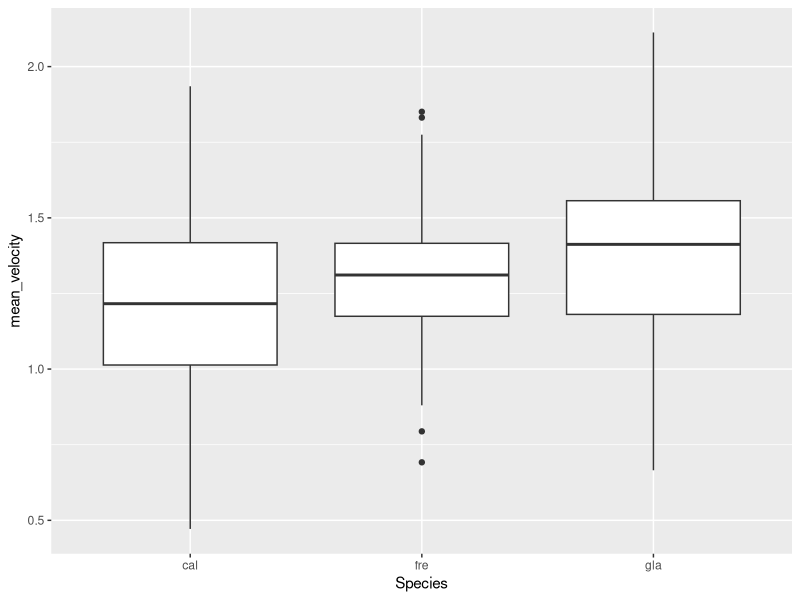
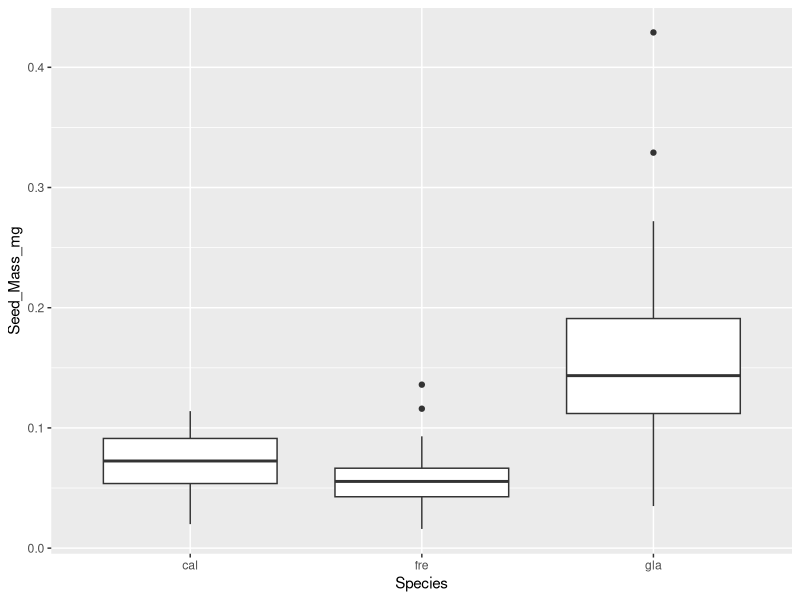
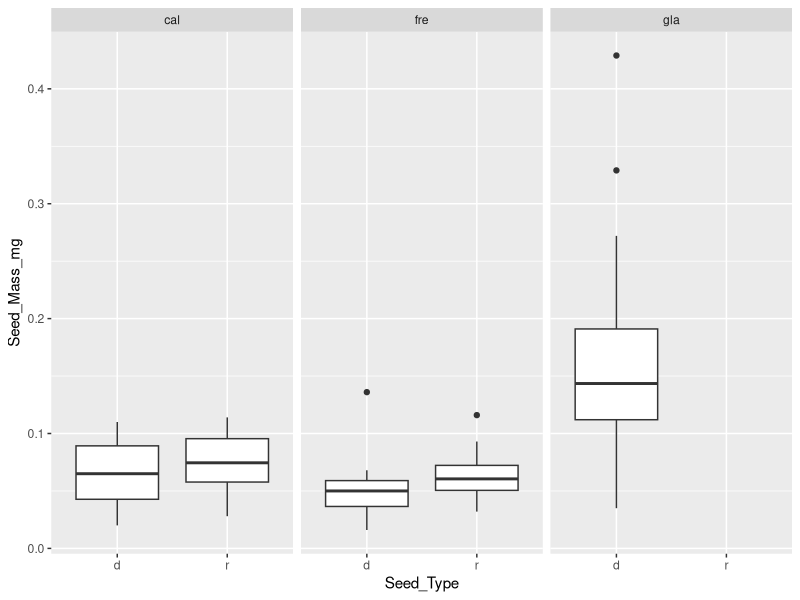
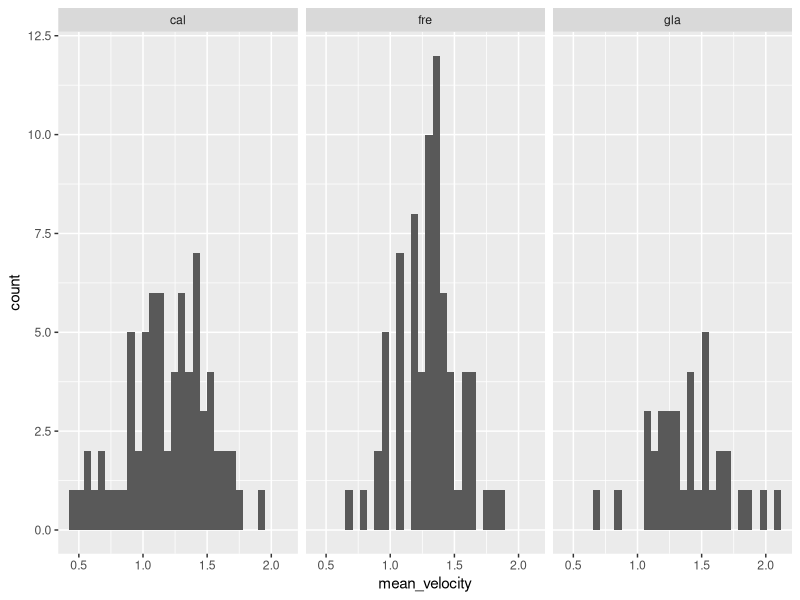
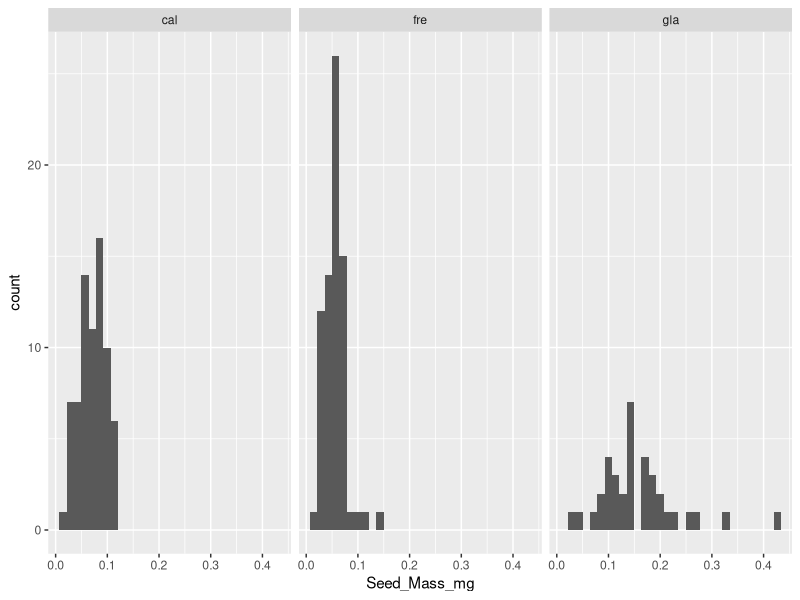
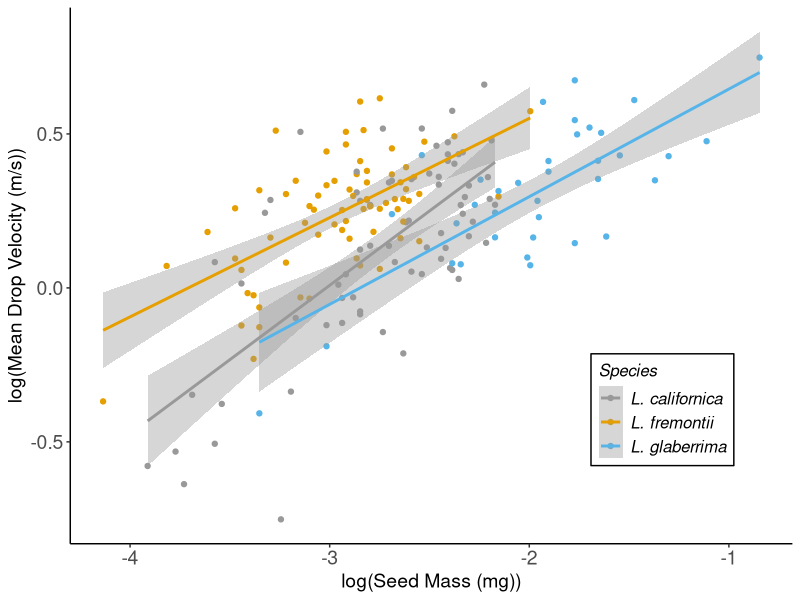
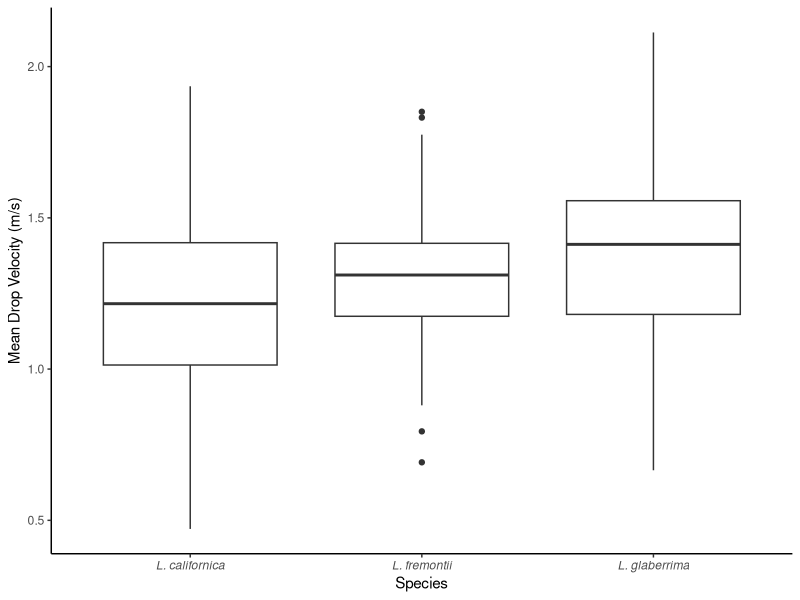
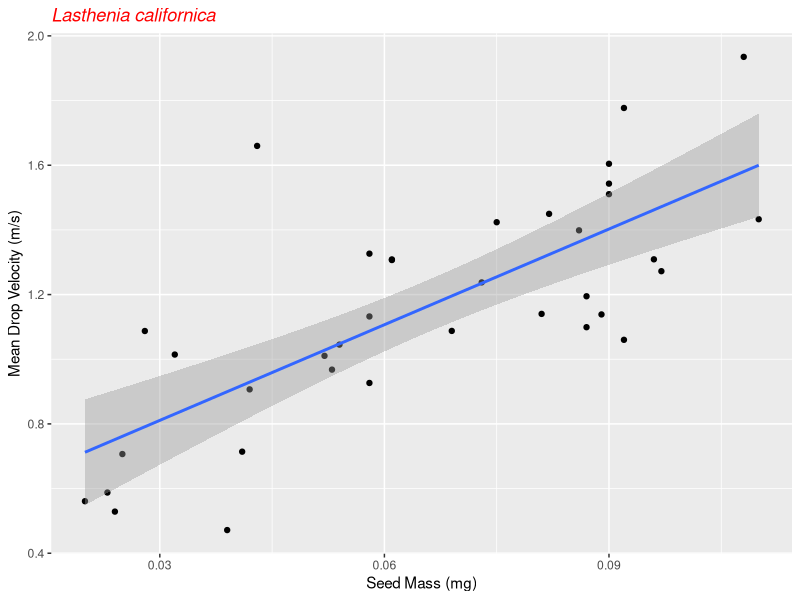

Reproduce these figures in R, in order.
#### Drop Tube Data Analysis 2: Data Analysis and Visualization

# Courtney Van Den Elzen

# Original: 2019

# Latest Update: January 2023 (syntax update for Jan 2023 version compatibility)

# Description: This script reformats the dataframes to being mean velocity 
#              instead of having all velocity measurements. It then builds plots 
#              and linear models of seed mass and species effects on velocity 
#              (both raw measurements and means)


### ------------------
### Load Packages -------

library(lme4)
library(tidyverse)
library(nlme)


### ------------------
### Read In Data  -------

dt_data <- read.csv("./Data/Drop Tube Study/Drop Tube Cleaned Data - Expanded.csv")

### ------------------
### Clean Data -------

# drop NAs from the dataframe
dt_data <- drop_na(dt_data) 

# Create data frame of the average velocity value for each video

# In "Drop Tube Data Analysis 1.R" the first and last three measurements were 
# dropped due to boundary issues. This is the average of the measurements that 
# are left after that boundary cropping
dt_data_means <- dplyr::summarize(
  group_by(dt_data, 
           Video_Code, 
           Species, 
           Plant_ID, 
           Seed_Type, 
           Seed_Mass_mg), 
  mean_velocity = mean(Velocity_Vals_m_sec))

# Break down means df by species 
dt_data_means_cal <- filter(dt_data_means, Species == "cal")
dt_data_means_fre <- filter(dt_data_means, Species == "fre")
dt_data_means_gla <- filter(dt_data_means, Species == "gla")

# Further break down by seed type as well
dt_data_means_cal_disc <- filter(dt_data_means, Species == "cal", Seed_Type == "d")
dt_data_means_fre_disc <- filter(dt_data_means, Species == "fre", Seed_Type == "d")

### ------------------
### Data Visualization -------

# Species by mean velocity boxplot
ggplot(dt_data_means, aes(Species, mean_velocity)) + geom_boxplot()

# Seed mass by species boxplot
ggplot(dt_data_means, aes(Species, Seed_Mass_mg)) + geom_boxplot()

# Seed mass by seed type boxplot by species
ggplot(dt_data_means, aes(Seed_Type, Seed_Mass_mg)) + geom_boxplot() + facet_wrap(~Species)

# Mean velocity by species boxplot
ggplot(dt_data_means, aes(mean_velocity)) + geom_histogram() + facet_wrap(~Species)

# Seed mass by species boxplot
ggplot(dt_data_means, aes(Seed_Mass_mg)) + geom_histogram() + facet_wrap(~Species)

# Scatterplot of velcity by seed mass for each species 
ggplot(dt_data_means, aes((log(Seed_Mass_mg)), log(mean_velocity), color=Species)) + 
  geom_point() +
  scale_color_manual(labels = c("L. californica", "L. fremontii", "L. glaberrima"), values=c("#999999", "#E69F00", "#56B4E9")) +
  theme_classic() +
  geom_smooth(method='lm') +
  xlab("log(Seed Mass (mg))") + 
  ylab("log(Mean Drop Velocity (m/s))") +
  theme(axis.title.x = element_text(size=14),
        axis.text.x = element_text(size=14),
        axis.text.y = element_text(size=14),
        axis.title.y = element_text(size=14),
        legend.title = element_text(face = "italic", size=12), 
        legend.text = element_text(face = "italic", size=12), 
        legend.position = c(0.82, 0.25), 
        legend.background = element_rect(linetype="solid", colour ="black"))

# Velocity by species boxplot for all species
ggplot(dt_data_means, aes(Species, mean_velocity)) + 
  geom_boxplot() + 
  labs(y = "Mean Drop Velocity (m/s)") +
  #scale_y_continuous(breaks=seq(0,59,10)) + 
  scale_x_discrete(labels=c("L. californica", "L. fremontii", "L. glaberrima")) +
  theme_classic() +
  theme(axis.text.x = element_text(face = "italic"))

# Velocity by seed mass scatterplot for L. californica disc seeds
ggplot(dt_data_means_cal_disc, aes(Seed_Mass_mg, mean_velocity)) + 
  geom_point() +
  geom_smooth(method = "lm", se = T) +
  xlab("Seed Mass (mg)") + 
  ylab("Mean Drop Velocity (m/s)") +
  ggtitle("Lasthenia californica") +
  theme(plot.title = element_text(color = "red", face="italic"))

# Velocity by seed mass scatterplot for L. fremontii disc seeds
ggplot(dt_data_means_fre_disc, aes(Seed_Mass_mg, mean_velocity)) +
  geom_point() +
  geom_smooth(method = "lm", se = T) +
  xlab("Seed Mass (mg)") + 
  ylab("Mean Drop Velocity (m/s)") +
  ggtitle("Lasthenia fremontii") +
  theme(plot.title = element_text(color = "chartreuse4", face="italic"))

# Velocity by seed mass scatterplot for L. glaberrima "disc" seeds
ggplot(dt_data_means_gla, aes(Seed_Mass_mg, mean_velocity)) +
  geom_point() +
  geom_smooth(method = "lm", se = T) +
  xlab("Seed Mass (mg)") + 
  ylab("Mean Drop Velocity (m/s)") +
  ggtitle("Lasthenia glaberrima") +
  theme(plot.title = element_text(color = "blue", face="italic"))

### ------------------
### Statistical Modeling -------

# Fit linear models for each of the species independently on the mean velocity values

# L. californica simple linear model
modmeans.cal <- lm(mean_velocity ~ Seed_Mass_mg, data = dt_data_means_cal_disc)

summary(modmeans.cal)
par(mfrow = c(2, 2))
plot(modmeans.cal)

# L. fremontii simple linear model
modmeans.fre <- lm(mean_velocity ~ Seed_Mass_mg, data = dt_data_means_fre_disc)

summary(modmeans.fre)
par(mfrow = c(2, 2))
plot(modmeans.fre)

# L. glaberrima simple linear model
modmeans.gla <- lm(mean_velocity ~ Seed_Mass_mg, data = dt_data_means_gla)
 
summary(modmeans.gla)
par(mfrow = c(2, 2))
plot(modmeans.gla)

# Drop the outlier and replot the data
dt_data_means_gla_noOL <- subset(dt_data_means_gla, Seed_Mass_mg < 0.4)
 
ggplot(dt_data_means_gla_noOL, aes(Seed_Mass_mg, mean_velocity)) +
  geom_point() +
  geom_smooth(method = "lm", se = T) +
  xlab("Seed Mass (mg)") + 
  ylab("Mean Drop Velocity (m/s)") +
  ggtitle("Lasthenia glaberrima") +
  theme(plot.title = element_text(face="italic"))

